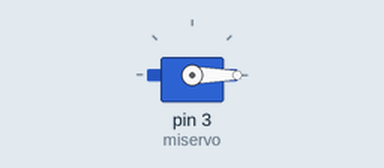
Recording of a sketch running on a simulated Arduino Uno, built with avr-gcc and run on an emulated ATmega328P. On the bench: servo. What the sketch prints to the serial monitor is not drawn.

Above: at 0.05 s.
Timing chart, 0 to 3.0 s (numbered marks = the images above):
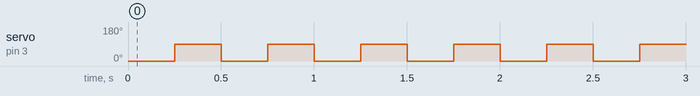

Measured:
- by itself, servo on pin 3 (miservo): alternates 90° for 0.25 s and 0° for 0.25 s

The sketch:

5Servomotor.ino
```cpp
/* El servomotor */

  #include <Servo.h> //se introduce la librería del servo
  Servo miservo; //se crea el objeto servo
  int pinservo=3; //declaro la variable del pin donde irá el servo

  void setup()
{
  miservo.attach(3); //es lo mismo que el int pinservo=3
  miservo.write(0); //que comience apagado
  Serial.begin(9600); //comando para que aparezca un comentario en el monitor serie
}
  void loop()
{
  miservo.write(0); //posiciona el servo a ese ángulo
  delay(250);
  Serial.println("sí"); //aparece el comentario en el monitor serie
  miservo.write(90); //posiciona el servo a ese ángulo
  Serial.println("no"); //aparece el comentario en el monitor serie
  delay(250); //que tarde 3 segundos
}
```
